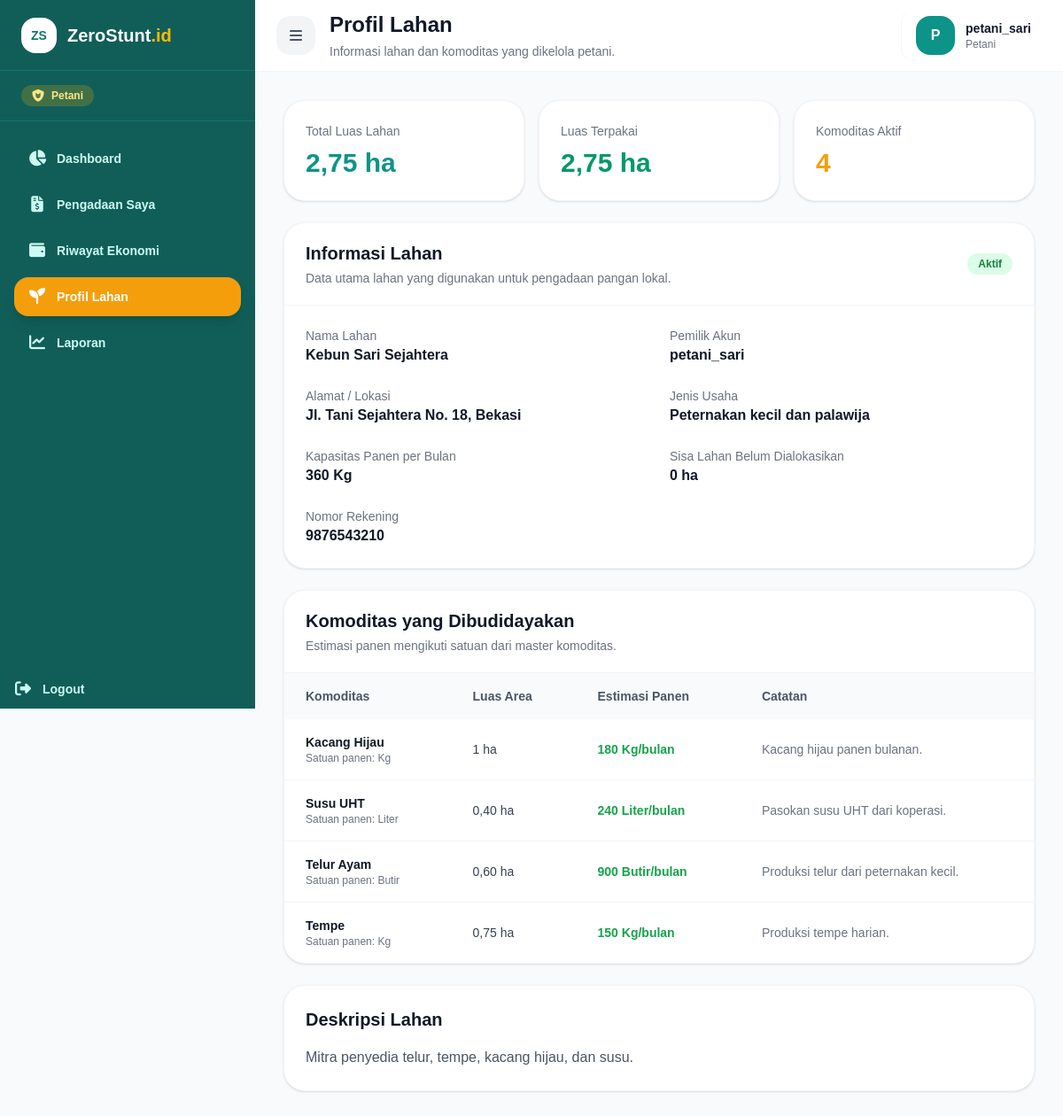
/master/petani/profil-lahan (signed in), run on the app's committed database.
### tables this page shows
CREATE TABLE `petani_lokal` (
  `id_petani` int NOT NULL,
  `id_user` int DEFAULT NULL,
  `nama_lahan` varchar(100) NOT NULL,
  `alamat_lahan` text,
  `luas_lahan` decimal(10,2) DEFAULT NULL,
  `satuan_luas` enum('m2','ha') NOT NULL DEFAULT 'ha',
  `jenis_usaha` varchar(100) DEFAULT NULL,
  `status_lahan` enum('Aktif','Nonaktif') NOT NULL DEFAULT 'Aktif',
  `no_rekening` varchar(30) DEFAULT NULL,
  `kapasitas_panen_bulan` decimal(10,2) DEFAULT NULL,
  `deskripsi_lahan` text,
  `tgl_created` timestamp NULL DEFAULT CURRENT_TIMESTAMP,
  `tgl_updated` timestamp NULL DEFAULT CURRENT_TIMESTAMP ON UPDATE CURRENT_TIMESTAMP,
  `deleted_at` datetime DEFAULT NULL
);

CREATE TABLE `petani_lahan_komoditas` (
  `id_petani_komoditas` int NOT NULL,
  `id_petani` int NOT NULL,
  `id_komoditas` int NOT NULL,
  `luas_area` decimal(10,2) DEFAULT NULL,
  `satuan_luas` enum('m2','ha') NOT NULL DEFAULT 'ha',
  `estimasi_panen` decimal(12,2) NOT NULL DEFAULT '0.00',
  `catatan` text,
  `tgl_created` timestamp NULL DEFAULT CURRENT_TIMESTAMP,
  `tgl_updated` timestamp NULL DEFAULT CURRENT_TIMESTAMP ON UPDATE CURRENT_TIMESTAMP,
  `deleted_at` datetime DEFAULT NULL
);

CREATE TABLE `komoditas_pangan` (
  `id_komoditas` int NOT NULL,
  `nama_komoditas` varchar(100) NOT NULL,
  `kategori_gizi` varchar(50) DEFAULT NULL,
  `id_satuan` int NOT NULL,
  `deskripsi` text,
  `tgl_created` timestamp NULL DEFAULT CURRENT_TIMESTAMP,
  `is_deleted` tinyint(1) NOT NULL DEFAULT '0'
);

### controllers/MasterController.php (called while the page is built, shortened)
<?php
class MasterController
{
    public function profilLahan()
    {
        $petaniModel = new PetaniLokal();
        $petani = $petaniModel->findByUserId($_SESSION['user_id']);
        $komoditas = $petaniModel->getKomoditasByPetani($petani['id_petani']);
        $totalLuasTerpakai = 0;
        foreach ($komoditas as $item) {
            $totalLuasTerpakai += (float) ($item['luas_area'] ?? 0);
        }
        $luasLahan = (float) ($petani['luas_lahan'] ?? 0);
        $sisaLahan = max(0, $luasLahan - $totalLuasTerpakai);
        require '../views/master/petani/profil-lahan.php';
    }
}

### models/PetaniLokal.php (called while the page is built, shortened)
<?php
class PetaniLokal
{
    protected $db;
    public function __construct()
    {
        global $koneksi;
        $this->db = $koneksi;
    }
    public function findByUserId($idUser)
    {
        $query = "
            SELECT *
            FROM petani_lokal
            WHERE id_user = ?
              AND deleted_at IS NULL
            LIMIT 1
        ";
        $stmt = mysqli_prepare($this->db, $query);
        mysqli_stmt_bind_param($stmt, 'i', $idUser);
        mysqli_stmt_execute($stmt);
        $result = mysqli_stmt_get_result($stmt);
        $data = mysqli_fetch_assoc($result);
        return $data ?: null;
    }
    public function getKomoditasByPetani($idPetani)
    {
        $query = "
        SELECT
            pk.id_petani_komoditas,
            pk.id_petani,
            pk.id_komoditas,
            pk.luas_area,
            pk.satuan_luas,
            pk.estimasi_panen,
            pk.catatan,
            k.nama_komoditas,
            COALESCE(s.singkat, s.nama_satuan, '-') AS satuan
        FROM petani_lahan_komoditas pk
        JOIN komoditas_pangan k
            ON pk.id_komoditas = k.id_komoditas
        LEFT JOIN satuan s
            ON k.id_satuan = s.id_satuan
        WHERE pk.id_petani = ?
          AND pk.deleted_at IS NULL
        ORDER BY k.nama_komoditas ASC
    ";
        $stmt = mysqli_prepare($this->db, $query);
        mysqli_stmt_bind_param($stmt, 'i', $idPetani);
        mysqli_stmt_execute($stmt);
        $result = mysqli_stmt_get_result($stmt);
        $data = mysqli_fetch_all($result, MYSQLI_ASSOC);
        return $data;
    }
}

### views/master/petani/profil-lahan.php (the view, shortened to what this page needs)
<?php
$petani = $petani ?? [];
$komoditas = $komoditas ?? [];
$formatAngka = function ($value) {
    $value = (float) $value;
    if (floor($value) == $value) {
        return number_format($value, 0, ',', '.');
    }
    return number_format($value, 2, ',', '.');
};
$luasLahan = (float) ($petani['luas_lahan'] ?? 0);
$totalLuasTerpakai = (float) ($totalLuasTerpakai ?? 0);
$sisaLahan = (float) ($sisaLahan ?? 0);
$satuanLuas = $petani['satuan_luas'] ?? 'ha';
?>
<div class="space-y-6">
    <div class="grid md:grid-cols-3 gap-4">
        <div class="bg-white rounded-3xl p-6 border border-gray-100 shadow-sm">
            <p class="text-sm text-gray-500">Total Luas Lahan</p>
            <h2 class="text-3xl font-extrabold text-teal-600 mt-2">
                <?= $formatAngka($luasLahan); ?> <?= htmlspecialchars($satuanLuas); ?>
            </h2>
        </div>
        <div class="bg-white rounded-3xl p-6 border border-gray-100 shadow-sm">
            <p class="text-sm text-gray-500">Luas Terpakai</p>
            <h2 class="text-3xl font-extrabold text-emerald-600 mt-2">
                <?= $formatAngka($totalLuasTerpakai); ?> <?= htmlspecialchars($satuanLuas); ?>
            </h2>
        </div>
        <div class="bg-white rounded-3xl p-6 border border-gray-100 shadow-sm">
            <p class="text-sm text-gray-500">Komoditas Aktif</p>
            <h2 class="text-3xl font-extrabold text-amber-500 mt-2">
                <?= count($komoditas); ?>
            </h2>
        </div>
    </div>
    <div class="bg-white rounded-3xl border border-gray-100 shadow-sm">
        <div class="px-6 py-5 border-b border-gray-100 flex items-center justify-between gap-4">
            <div>
                <h2 class="text-xl font-extrabold text-gray-900">
                    Informasi Lahan
                </h2>
                <p class="text-sm text-gray-500 mt-1">
                    Data utama lahan yang digunakan untuk pengadaan pangan lokal.
                </p>
            </div>
            <span class="inline-flex px-3 py-1 rounded-full bg-green-100 text-green-700 text-xs font-bold">
                <?= htmlspecialchars($petani['status_lahan'] ?? 'Aktif'); ?>
            </span>
        </div>
        <div class="grid md:grid-cols-2 gap-6 p-6">
            <div>
                <p class="text-sm text-gray-500">Nama Lahan</p>
                <p class="font-bold text-gray-900">
                    <?= htmlspecialchars($petani['nama_lahan'] ?? '-'); ?>
                </p>
            </div>
            <div>
                <p class="text-sm text-gray-500">Pemilik Akun</p>
                <p class="font-bold text-gray-900">
                    <?= htmlspecialchars($_SESSION['username'] ?? '-'); ?>
                </p>
            </div>
            <div>
                <p class="text-sm text-gray-500">Alamat / Lokasi</p>
                <p class="font-bold text-gray-900">
                    <?= htmlspecialchars($petani['alamat_lahan'] ?? '-'); ?>
                </p>
            </div>
            <div>
                <p class="text-sm text-gray-500">Jenis Usaha</p>
                <p class="font-bold text-gray-900">
                    <?= htmlspecialchars($petani['jenis_usaha'] ?? '-'); ?>
                </p>
            </div>
            <div>
                <p class="text-sm text-gray-500">Kapasitas Panen per Bulan</p>
                <p class="font-bold text-gray-900">
                    <?= $formatAngka($petani['kapasitas_panen_bulan'] ?? 0); ?> Kg
                </p>
            </div>
            <div>
                <p class="text-sm text-gray-500">Sisa Lahan Belum Dialokasikan</p>
                <p class="font-bold text-gray-900">
                    <?= $formatAngka($sisaLahan); ?> <?= htmlspecialchars($satuanLuas); ?>
                </p>
            </div>
            <div>
                <p class="text-sm text-gray-500">Nomor Rekening</p>
                <p class="font-bold text-gray-900">
                    <?= htmlspecialchars($petani['no_rekening'] ?? '-'); ?>
                </p>
            </div>
        </div>
    </div>
    <div class="bg-white rounded-3xl border border-gray-100 shadow-sm overflow-hidden">
        <div class="px-6 py-5 border-b border-gray-100">
            <h2 class="text-xl font-extrabold text-gray-900">
                Komoditas yang Dibudidayakan
            </h2>
            <p class="text-sm text-gray-500 mt-1">
                Estimasi panen mengikuti satuan dari master komoditas.
            </p>
        </div>
        <div class="overflow-x-auto">
            <table class="w-full text-sm">
                <thead class="bg-gray-50">
                    <tr>
                        <th class="px-6 py-4 text-left font-bold text-gray-600">Komoditas</th>
                        <th class="px-6 py-4 text-left font-bold text-gray-600">Luas Area</th>
                        <th class="px-6 py-4 text-left font-bold text-gray-600">Estimasi Panen</th>
                        <th class="px-6 py-4 text-left font-bold text-gray-600">Catatan</th>
                    </tr>
                </thead>
                <tbody class="divide-y divide-gray-100">
                    <?php if (empty($komoditas)): ?>
                        <tr>
                            <td colspan="4" class="px-6 py-10 text-center text-gray-500">
                                Belum ada komoditas yang dibudidayakan.
                            </td>
                        </tr>
                    <?php else: ?>
                        <?php foreach ($komoditas as $item): ?>
                            <tr class="hover:bg-gray-50 transition">
                                <td class="px-6 py-4">
                                    <p class="font-bold text-gray-900">
                                        <?= htmlspecialchars($item['nama_komoditas'] ?? '-'); ?>
                                    </p>
                                    <p class="text-xs text-gray-500">
                                        Satuan panen: <?= htmlspecialchars($item['satuan'] ?? '-'); ?>
                                    </p>
                                </td>
                                <td class="px-6 py-4 text-gray-700 font-medium">
                                    <?= $formatAngka($item['luas_area'] ?? 0); ?> <?= htmlspecialchars($satuanLuas); ?>
                                </td>
                                <td class="px-6 py-4 text-green-600 font-bold">
                                    <?= $formatAngka($item['estimasi_panen'] ?? 0); ?>
                                    <?= htmlspecialchars($item['satuan'] ?? '-'); ?>/bulan
                                </td>
                                <td class="px-6 py-4 text-gray-500">
                                    <?= htmlspecialchars($item['catatan'] ?: '-'); ?>
                                </td>
                            </tr>
                        <?php endforeach; ?>
                    <?php endif; ?>
                </tbody>
            </table>
        </div>
    </div>
    <div class="bg-white rounded-3xl border border-gray-100 shadow-sm p-6">
        <h2 class="text-xl font-extrabold text-gray-900 mb-4">
            Deskripsi Lahan
        </h2>
        <p class="text-gray-600 leading-relaxed">
            <?= nl2br(htmlspecialchars($petani['deskripsi_lahan'] ?: 'Belum ada deskripsi lahan.')); ?>
        </p>
    </div>
</div>
<?php
require '../views/layouts/dashboard.php';
?>

### data on the page
petani_lokal: luas_lahan "2,75", satuan_luas "ha", status_lahan "Aktif", nama_lahan "Kebun Sari Sejahtera", alamat_lahan "Jl. Tani Sejahtera No. 18, Bekasi", jenis_usaha "Peternakan kecil dan palawija", kapasitas_panen_bulan "360", luas_lahan "0", no_rekening "9876543210", deskripsi_lahan "Mitra penyedia telur, tempe, kacang hijau, dan susu."
petani_lahan_komoditas: id_komoditas.nama_komoditas "Kacang Hijau", satuan "Kg", luas_area "1", id_petani.satuan_luas "ha", estimasi_panen "180", catatan "Kacang hijau panen bulanan."
petani_lahan_komoditas: id_komoditas.nama_komoditas "Susu UHT", satuan "Liter", luas_area "0,40", id_petani.satuan_luas "ha", estimasi_panen "240", catatan "Pasokan susu UHT dari koperasi."
petani_lahan_komoditas: id_komoditas.nama_komoditas "Telur Ayam", satuan "Butir", luas_area "0,60", id_petani.satuan_luas "ha", estimasi_panen "900", catatan "Produksi telur dari peternakan kecil."
petani_lahan_komoditas: id_komoditas.nama_komoditas "Tempe", satuan "Kg", luas_area "0,75", id_petani.satuan_luas "ha", estimasi_panen "150", catatan "Produksi tempe harian."

### other printed values
$role "Petani"
$menu['label'] "Dashboard"
$menu['label'] "Pengadaan Saya"
$menu['label'] "Riwayat Ekonomi"
$menu['label'] "Profil Lahan"
$menu['label'] "Laporan"
$pageTitle "Profil Lahan"
$pageSubtitle "Informasi lahan dan komoditas yang dikelola petani."
$initial "P"
$username "petani_sari"
$formatAngka($totalLuasTerpakai) "2,75"
count($komoditas) "4"
$_SESSION['username'] "petani_sari"
